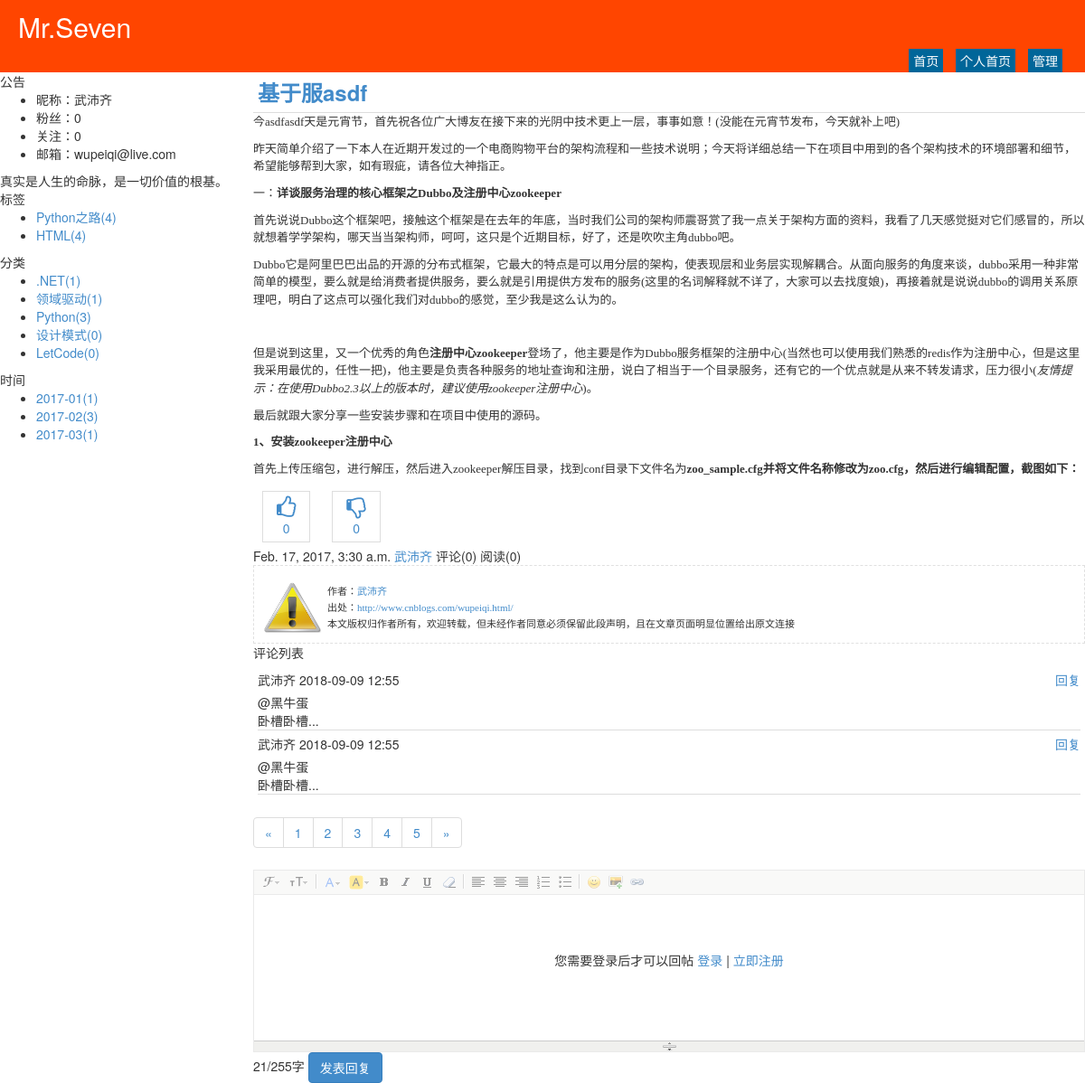
The page /wupeiqi/5.html on the database its author committed.
### repository/models.py (models this page shows)
class Blog(models.Model):
    nid = models.BigAutoField(primary_key=True)
    title = models.CharField(verbose_name='个人博客标题', max_length=64)
    site = models.CharField(verbose_name='个人博客前缀', max_length=32, unique=True)
    theme = models.CharField(verbose_name='博客主题', max_length=32)
    user = models.OneToOneField(to='UserInfo', on_delete=models.CASCADE, to_field='nid')

class UserInfo(models.Model):
    nid = models.BigAutoField(primary_key=True)
    username = models.CharField(verbose_name='用户名', max_length=32, unique=True)
    password = models.CharField(verbose_name='密码', max_length=64)
    nickname = models.CharField(verbose_name='昵称', max_length=32)
    email = models.EmailField(verbose_name='邮箱', unique=True)
    avatar = models.ImageField(verbose_name='头像')
    create_time = models.DateTimeField(verbose_name='创建时间', auto_now_add=True)
    fans = models.ManyToManyField(verbose_name='粉丝们',
                                  to='UserInfo',
                                  through='UserFans',
                                  related_name='f',
                                  through_fields=('user', 'follower'))

class Tag(models.Model):
    nid = models.AutoField(primary_key=True)
    title = models.CharField(verbose_name='标签名称', max_length=32)
    blog = models.ForeignKey(verbose_name='所属博客', on_delete=models.CASCADE, to='Blog', to_field='nid')

class Category(models.Model):
    nid = models.AutoField(primary_key=True)
    title = models.CharField(verbose_name='分类标题', max_length=32)
    blog = models.ForeignKey(verbose_name='所属博客', on_delete=models.CASCADE, to='Blog', to_field='nid')

class Article(models.Model):
    nid = models.BigAutoField(primary_key=True)
    title = models.CharField(verbose_name='文章标题', max_length=128)
    summary = models.CharField(verbose_name='文章简介', max_length=255)
    read_count = models.IntegerField(default=0)
    comment_count = models.IntegerField(default=0)
    up_count = models.IntegerField(default=0)
    down_count = models.IntegerField(default=0)
    create_time = models.DateTimeField(verbose_name='创建时间', auto_now_add=True)
    blog = models.ForeignKey(verbose_name='所属博客', on_delete=models.CASCADE, to='Blog', to_field='nid')
    category = models.ForeignKey(verbose_name='文章类型', on_delete=models.CASCADE, to='Category', to_field='nid', null=True)
    type_choices = [
        (1, "Python"),
        (2, "Linux"),
        (3, "OpenStack"),
        (4, "GoLang"),
    ]
    article_type_id = models.IntegerField(choices=type_choices, default=None)
    tags = models.ManyToManyField(
        to="Tag",
        through='Article2Tag',
        through_fields=('article', 'tag'),
    )

class ArticleDetail(models.Model):
    content = models.TextField(verbose_name='文章内容', )
    article = models.OneToOneField(verbose_name='所属文章', on_delete=models.CASCADE, to='Article', to_field='nid')

### web/views/home.py (the view)
# urls.py: url(r'^(?P<site>\w+)/(?P<nid>\d+).html$', home.detail),
def detail(request, site, nid):
    blog = models.Blog.objects.filter(site=site).select_related('user').first()
    tag_list = models.Tag.objects.filter(blog=blog)
    category_list = models.Category.objects.filter(blog=blog)
    date_list = models.Article.objects.raw(
        'select nid, count(nid) as num,strftime("%Y-%m",create_time) as ctime from repository_article group by strftime("%Y-%m",create_time)')
    article = models.Article.objects.filter(blog=blog, nid=nid).select_related('category', 'articledetail').first()
    comment_list = models.Comment.objects.filter(article=article).select_related('reply')
    return render(
        request,
        'home_detail.html',
        {
            'blog': blog,
            'article': article,
            'comment_list': comment_list,
            'tag_list': tag_list,
            'category_list': category_list,
            'date_list': date_list,
        }
    )

### templates/home_detail.html (shortened to what this page needs)
{% extends 'home_layout.html' %}
{% block css %}
    <link rel="stylesheet" href="/static/plugins/kindeditor/themes/default/default.css"/>
{% endblock %}
{% block content %}
    <div class="art-title">
        <a>{{ article.title }}</a>
    </div>
    <div class="art-content">
        {{ article.articledetail.content|safe }}
    </div>
    <div class="art-recommend clearfix">
        <div class="recommend">
            <a href="#" class="up"
               style="margin: 5px 10px;display: inline-block;padding: 5px 15px;border: 1px solid #dddddd;text-align: center;">
                <i class="fa fa-thumbs-o-up fa-3" aria-hidden="true" style="font-size: 25px"></i>
                <div>{{ article.up_count }}</div>
            </a>
            <a href="#" class="down"
               style="margin: 5px 30px 5px 10px;display: inline-block;padding: 5px 15px;border: 1px solid #dddddd;text-align: center;">
                <i class="fa fa-thumbs-o-down fa-3" aria-hidden="true" style="font-size: 25px"></i>
                <div>{{ article.down_count }}</div>
            </a>
        </div>
    </div>
    <div class="art-tips clearfix">
        <div class="tips">
            <span class="ctime">{{ article.create_time }}</span>
            <a class="author">{{ blog.user.nickname }}</a>
            <span class="comment-count">评论({{ article.comment_count }})</span>
            <span class="read-count">阅读({{ article.read_count }})</span>
        </div>
    </div>
    <div id="AllanboltSignature">
        <div style="border-bottom: #e0e0e0 1px dashed; border-left: #e0e0e0 1px dashed; padding: 10px; font-family: 微软雅黑; font-size: 11px; border-top: #e0e0e0 1px dashed; border-right: #e0e0e0 1px dashed; "
             id="PSignature">
            <div style="float:left;width:70px;">
                <img src="/static/imgs/o_Warning.png" style="width:65px;height:65px">
            </div>
            <div style="float:left;padding-top:10px;">
                <div style="padding: 1px">作者：<a href="http://www.cnblogs.com/wupeiqi/"
                                                target="_blank">{{ blog.user.nickname }}</a></div>
                <div style="padding: 1px">出处：<a href="http://www.cnblogs.com/wupeiqi/" target="_blank">http://www.cnblogs.com/{{ blog.site }}.html/</a>
                </div>
                <div style="padding: 1px">本文版权归作者所有，欢迎转载，但未经作者同意必须保留此段声明，且在文章页面明显位置给出原文连接</div>
            </div>
        </div>
    </div>
    <div class="art-comment">
        <div class="comment-title">
            评论列表
        </div>
        <div class="comment-list">
            <div class="comment-item">
                <div class="reply-title clearfix">
                    <div class="user-info">
                        <span>武沛齐</span>
                        <span>2018-09-09 12:55</span>
                    </div>
                    <div class="reply">
                        <a href="#">回复</a>
                    </div>
                </div>
                <div class="reply-body">
                    <div class="reply-user">@黑牛蛋</div>
                    <div class="content">
                        卧槽卧槽...
                    </div>
                </div>
            </div>
            <div class="comment-item">
                <div class="reply-title clearfix">
                    <div class="user-info">
                        <span>武沛齐</span>
                        <span>2018-09-09 12:55</span>
                    </div>
                    <div class="reply">
                        <a href="#">回复</a>
                    </div>
                </div>
                <div class="reply-body">
                    <div class="reply-user">@黑牛蛋</div>
                    <div class="content">
                        卧槽卧槽...
                    </div>
                </div>
            </div>
        </div>
        <div class="comment-list-pager">
            <ul class="pagination">
                <li><a href="#">&laquo;</a></li>
                <li><a href="#">1</a></li>
                <li><a href="#">2</a></li>
                <li><a href="#">3</a></li>
                <li><a href="#">4</a></li>
                <li><a href="#">5</a></li>
                <li><a href="#">&raquo;</a></li>
            </ul>
        </div>
        <div class="comment-area">
            <div class="reply-area" style="position: relative;">
                {% if not request.session.user_info %}
                <div style="text-align:center;line-height:200px;position: absolute;top:0;left:0;right:0;bottom: 0;background-color: rgba(255,255,255,.6)">
                    您需要登录后才可以回帖 <a href="/login.html">登录</a> | <a href="/register.html">立即注册</a>
                </div>
                {% endif %}
            </div>
            <div>
                <div class="reply-btn">
                    <span><span>21</span>/255字</span>
                    <a class="btn btn-primary">发表回复</a>
                </div>
            </div>
        </div>
    </div>
{% endblock %}

### templates/home_layout.html (shortened to what this page needs)
<!DOCTYPE html>
<html>
<head lang="en">
    <link rel="stylesheet" href="/static/plugins/bootstrap/css/bootstrap.css"/>
    <link rel="stylesheet" href="/static/plugins/font-awesome/css/font-awesome.css"/>
    <link rel="stylesheet" href="/static/css/edmure.css"/>
    <link rel="stylesheet" href="/static/css/commons.css"/>
    <link rel="stylesheet" href="/static/css/row-avatar.css"/>
    <link rel="stylesheet" href="/static/css/theme/{{ blog.theme }}.css"/>
    {% block css %}{% endblock %}
</head>
<body>
<div class="pg-header">
    <div class="title">{{ blog.title }}</div>
    <div class="menu-list">
        <a class="menu-item" href="/">首页</a>
        <a class="menu-item" href="/{{ blog.site }}.html">个人首页</a>
        <a class="menu-item" href="/backend/index.html">管理</a>
    </div>
</div>
<div class="pg-body">
    <div class="body-menu">
        <div class="notice">
            <div class="notice-header">公告</div>
            <div class="notice-body">
                <ul>
                    <li>昵称：{{ blog.user.nickname }}</li>
                    <li>粉丝：{{ blog.user.fans.count }}</li>
                    <li>关注：{{ blog.user.f.count }}</li>
                    <li>邮箱：{{ blog.user.email }}</li>
                </ul>
                <div class="memo">
                    真实是人生的命脉，是一切价值的根基。
                </div>
            </div>
        </div>
        <div class="tags">
            <div class="tags-header">标签</div>
            <div class="tags-body">
                <ul>
                    {% for tag in tag_list %}
                        <li><a href="/{{ blog.site }}/tag/{{ tag.nid }}.html">{{ tag.title }}({{ tag.article_set.count }})</a></li>
                    {% endfor %}
                </ul>
            </div>
        </div>
        <div class="types">
            <div class="types-header">分类</div>
            <div class="types-body">
                <ul>
                    {% for tag in category_list %}
                        <li><a href="/{{ blog.site }}/category/{{ tag.nid }}.html">{{ tag.title }}({{ tag.article_set.count }})</a></li>
                    {% endfor %}
                </ul>
            </div>
        </div>
        <div class="dates">
            <div class="dates-header">时间</div>
            <div class="dates-body">
                <ul>
                    {% for tag in date_list %}
                        <li><a href="/{{ blog.site }}/date/{{ tag.ctime }}.html">{{ tag.ctime}}({{ tag.num}})</a></li>
                    {% endfor %}
                </ul>
            </div>
        </div>
    </div>
    <div class="body-content">
        {% block content %}{% endblock %}
    </div>
</div>
</body>
</html>

### static/css/commons.css (style rules this page uses)
img { border: 0; }

### static/css/theme/warm.css (style rules this page uses)
.pg-header { height: 80px; background-color: #ff4500; position: relative; color: #ffffff; }
.pg-header .title { font-size: 30px; line-height: 60px; margin-left: 20px; }
.pg-header .menu-list { position: absolute; bottom: 0; right: 20px; }
.pg-header .menu-list a { color: #ffffff; display: inline-block; padding: 3px 5px; margin: 0 5px; background-color: #006699; }
.pg-body { min-width: 980px; position: relative; }
.pg-body .body-menu { position: absolute; left: 0; width: 280px; }
.pg-body .body-content { position: absolute; right: 0; left: 280px; overflow: scroll; }
.pg-body .body-content .art-title { font-size: 24px; font-weight: bold; border-bottom: 1px solid #dddddd; padding: 5px; }
.pg-body .body-content .art-content { font-size: 12px; }
.pg-body .body-content .art-comment .comment-list { padding: 5px; }
.pg-body .body-content .art-comment .comment-list .comment-item { border-bottom: 1px solid #dddddd; }
.pg-body .body-content .art-comment .comment-list .reply-title { margin: 5px 0; }
.pg-body .body-content .art-comment .comment-list .reply-title .user-info { float: left; }
.pg-body .body-content .art-comment .comment-list .reply-title .reply { float: right; }

### rows shown on the page
Blog: title "Mr.Seven", user.nickname "武沛齐", user.fans.count "0", user.f.count "0", user.email "wupeiqi@live.com", site "wupeiqi"
Tag: title "Python之路", article_set.count "4"
Tag: title "HTML", article_set.count "4"
Category: title ".NET", article_set.count "1"
Category: title "领域驱动", article_set.count "1"
Category: title "Python", article_set.count "3"
Category: title "设计模式", article_set.count "0"
Category: title "LetCode", article_set.count "0"
Article: ctime "2017-01", num "1"
Article: ctime "2017-02", num "3", title "基于服asdf", articledetail.content "今asdfasdf天是元宵节，首先祝各位广大博友在接下来的光阴中技术更上一层，事事如意！(没能在元宵节发布，今天就补上吧) 昨天简单介绍了一下本人在近期开发过的一个电商购物平台的架构流程和一些技术说明；今天将详细总结一下在项目中用到的各个架构技术的环境部署和细节，希望能够帮到大家，如有瑕疵，请各位大神指正。 一： 详谈服务治理的核心框架之Dubbo及注册中心zookeeper 首先说说Dubbo这个框架吧，接触这个框架是在去年的年底，当时我们公司的架构师震哥赏了我一点关于架构方面的资料，我看了几天感觉挺对它们感冒的，所以就想着学学架构，哪天当当架构师，呵呵，这只是个近期目标，好了，还是吹吹主角dubbo吧。 Dubbo它是阿里巴巴出品的开源的分布式框架，它最大的特点是可以用分层的架构，使表现层和业务层实现解耦合。从面向服务的角度来谈，dubbo采用一种非常简单的模型，要么就是给消费者提供服务，要么就是引用提供方发布的服务(这里的名词解释就不详了，大家可以去找度娘)，再接着就是说说dubbo的调用关系原理吧，明白了这点可以强化我们对dubbo的感觉，至少我是这么认为的。 但是说到这里，又一个优秀的角色 注册中心zookeeper 登场了，他主要是作为Dubbo服务框架的注册中心(当然也可以使用我们熟悉的redis作为注册中心，但是这里我采用最优的，任性一把)，他主要是负责各种服务的地址查询和注册，说白了相当于一个目录服务，还有它的一个优点就是从来不转发请求，压力很小( 友情提示：在使用Dubbo2.3以上的版本时，建议使用zookeeper注册中心 )。…", up_count "0", down_count "0", create_time "Feb. 17, 2017, 3:30 a.m.", comment_count "0", read_count "0"
Article: ctime "2017-03", num "1"
